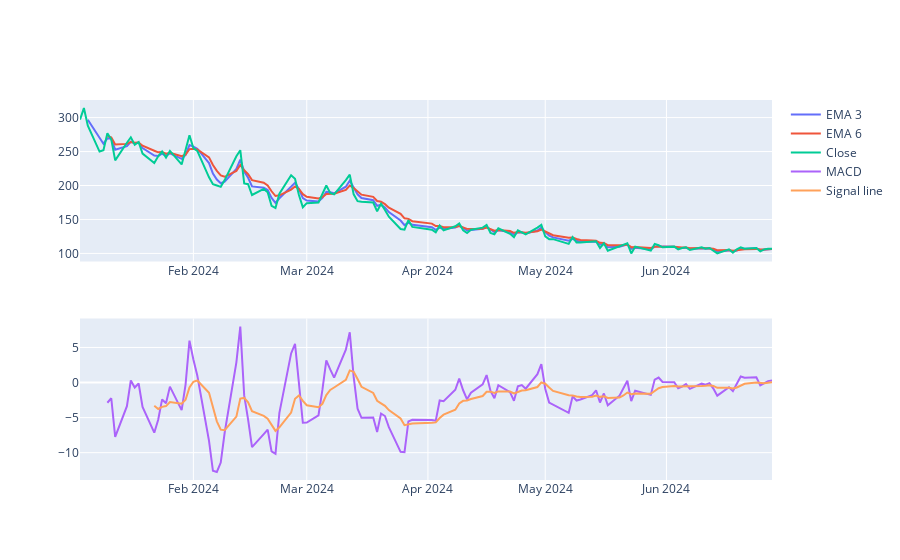

The notebook cell saved with this chart:
### Code cell
# Plot MACD
fig = make_subplots(rows=2, cols=1)
fig.add_trace(go.Scatter(x=ohlc.Date, y=EMA_3, name='EMA 3'), row=1, col=1)
fig.add_trace(go.Scatter(x=ohlc.Date, y=EMA_6, name='EMA 6'), row=1, col=1)
fig.add_trace(go.Scatter(x=ohlc.Date, y=ohlc.Close, name='Close'), row=1, col=1)
fig.add_trace(go.Scatter(x=ohlc.Date, y=ohlc['MACD'], name='MACD'), row=2, col=1)
fig.add_trace(go.Scatter(x=ohlc.Date, y=ohlc['MACD_signal'], name='Signal line'), row=2, col=1)
fig.show()
